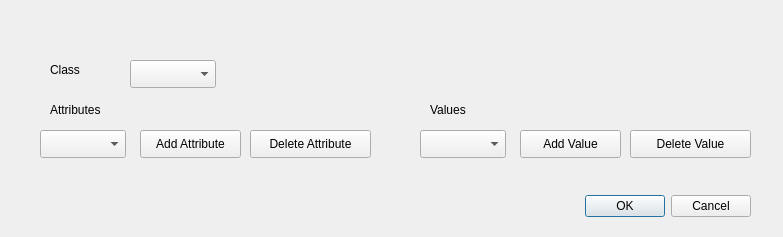
<?xml version="1.0" encoding="UTF-8"?>
<ui version="4.0">
 <class>ConfigAttributeDialog</class>
 <widget class="QDialog" name="ConfigAttributeDialog">
  <property name="geometry">
   <rect>
    <x>0</x>
    <y>0</y>
    <width>783</width>
    <height>237</height>
   </rect>
  </property>
  <property name="windowTitle">
   <string>Dialog</string>
  </property>
  <widget class="QDialogButtonBox" name="buttonBox">
   <property name="geometry">
    <rect>
     <x>410</x>
     <y>190</y>
     <width>341</width>
     <height>32</height>
    </rect>
   </property>
   <property name="orientation">
    <enum>Qt::Horizontal</enum>
   </property>
   <property name="standardButtons">
    <set>QDialogButtonBox::Cancel|QDialogButtonBox::Ok</set>
   </property>
  </widget>
  <widget class="QComboBox" name="classComboBox">
   <property name="geometry">
    <rect>
     <x>130</x>
     <y>60</y>
     <width>86</width>
     <height>28</height>
    </rect>
   </property>
  </widget>
  <widget class="QPushButton" name="addAttributeButton">
   <property name="geometry">
    <rect>
     <x>140</x>
     <y>130</y>
     <width>101</width>
     <height>28</height>
    </rect>
   </property>
   <property name="text">
    <string>Add Attribute</string>
   </property>
  </widget>
  <widget class="QComboBox" name="attrComboBox">
   <property name="geometry">
    <rect>
     <x>40</x>
     <y>130</y>
     <width>86</width>
     <height>28</height>
    </rect>
   </property>
  </widget>
  <widget class="QPushButton" name="deleteAttributeButton">
   <property name="geometry">
    <rect>
     <x>250</x>
     <y>130</y>
     <width>121</width>
     <height>28</height>
    </rect>
   </property>
   <property name="text">
    <string>Delete Attribute</string>
   </property>
  </widget>
  <widget class="QLabel" name="label">
   <property name="geometry">
    <rect>
     <x>50</x>
     <y>60</y>
     <width>66</width>
     <height>20</height>
    </rect>
   </property>
   <property name="text">
    <string>Class</string>
   </property>
  </widget>
  <widget class="QLabel" name="label_2">
   <property name="geometry">
    <rect>
     <x>50</x>
     <y>100</y>
     <width>66</width>
     <height>20</height>
    </rect>
   </property>
   <property name="text">
    <string>Attributes</string>
   </property>
  </widget>
  <widget class="QLabel" name="label_3">
   <property name="geometry">
    <rect>
     <x>430</x>
     <y>100</y>
     <width>66</width>
     <height>20</height>
    </rect>
   </property>
   <property name="text">
    <string>Values</string>
   </property>
  </widget>
  <widget class="QPushButton" name="deleteValueButton">
   <property name="geometry">
    <rect>
     <x>630</x>
     <y>130</y>
     <width>121</width>
     <height>28</height>
    </rect>
   </property>
   <property name="text">
    <string>Delete Value</string>
   </property>
  </widget>
  <widget class="QComboBox" name="valueComboBox">
   <property name="geometry">
    <rect>
     <x>420</x>
     <y>130</y>
     <width>86</width>
     <height>28</height>
    </rect>
   </property>
  </widget>
  <widget class="QPushButton" name="addValueButton">
   <property name="geometry">
    <rect>
     <x>520</x>
     <y>130</y>
     <width>101</width>
     <height>28</height>
    </rect>
   </property>
   <property name="text">
    <string>Add Value</string>
   </property>
  </widget>
 </widget>
 <resources/>
 <connections>
  <connection>
   <sender>buttonBox</sender>
   <signal>accepted()</signal>
   <receiver>ConfigAttributeDialog</receiver>
   <slot>accept()</slot>
   <hints>
    <hint type="sourcelabel">
     <x>248</x>
     <y>254</y>
    </hint>
    <hint type="destinationlabel">
     <x>157</x>
     <y>274</y>
    </hint>
   </hints>
  </connection>
  <connection>
   <sender>buttonBox</sender>
   <signal>rejected()</signal>
   <receiver>ConfigAttributeDialog</receiver>
   <slot>reject()</slot>
   <hints>
    <hint type="sourcelabel">
     <x>316</x>
     <y>260</y>
    </hint>
    <hint type="destinationlabel">
     <x>286</x>
     <y>274</y>
    </hint>
   </hints>
  </connection>
 </connections>
</ui>
